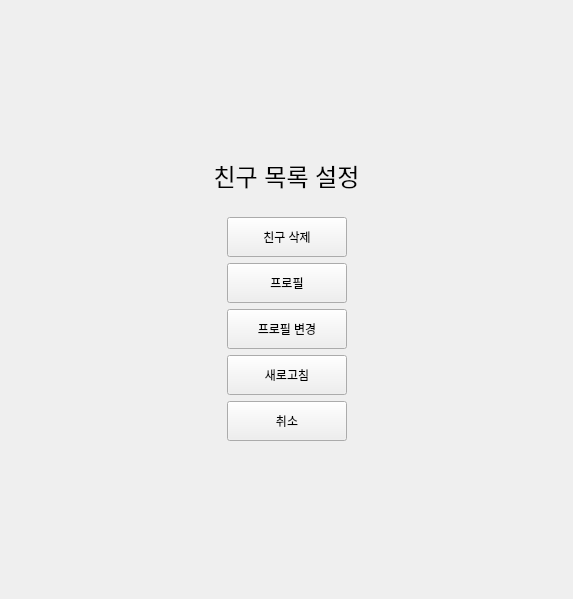
<?xml version="1.0" encoding="UTF-8"?>
<ui version="4.0">
 <class>Setting</class>
 <widget class="QWidget" name="Setting">
  <property name="geometry">
   <rect>
    <x>0</x>
    <y>0</y>
    <width>573</width>
    <height>599</height>
   </rect>
  </property>
  <property name="windowTitle">
   <string>Form</string>
  </property>
  <layout class="QVBoxLayout" name="verticalLayout_2">
   <item>
    <spacer name="verticalSpacer_2">
     <property name="orientation">
      <enum>Qt::Orientation::Vertical</enum>
     </property>
     <property name="sizeHint" stdset="0">
      <size>
       <width>20</width>
       <height>150</height>
      </size>
     </property>
    </spacer>
   </item>
   <item>
    <layout class="QHBoxLayout" name="horizontalLayout_2">
     <item>
      <widget class="QLabel" name="friendsettinglabel">
       <property name="text">
        <string>&lt;html&gt;&lt;head/&gt;&lt;body&gt;&lt;p align=&quot;center&quot;&gt;&lt;span style=&quot; font-size:18pt;&quot;&gt;친구 목록 설정&lt;/span&gt;&lt;/p&gt;&lt;/body&gt;&lt;/html&gt;</string>
       </property>
      </widget>
     </item>
    </layout>
   </item>
   <item>
    <spacer name="verticalSpacer_3">
     <property name="orientation">
      <enum>Qt::Orientation::Vertical</enum>
     </property>
     <property name="sizeHint" stdset="0">
      <size>
       <width>20</width>
       <height>20</height>
      </size>
     </property>
    </spacer>
   </item>
   <item>
    <layout class="QHBoxLayout" name="horizontalLayout">
     <item>
      <spacer name="horizontalSpacer_2">
       <property name="orientation">
        <enum>Qt::Orientation::Horizontal</enum>
       </property>
       <property name="sizeHint" stdset="0">
        <size>
         <width>40</width>
         <height>20</height>
        </size>
       </property>
      </spacer>
     </item>
     <item>
      <layout class="QVBoxLayout" name="verticalLayout">
       <item>
        <widget class="QPushButton" name="frienddeletBtn">
         <property name="minimumSize">
          <size>
           <width>120</width>
           <height>40</height>
          </size>
         </property>
         <property name="text">
          <string>친구 삭제</string>
         </property>
        </widget>
       </item>
       <item>
        <widget class="QPushButton" name="profileBtn">
         <property name="minimumSize">
          <size>
           <width>120</width>
           <height>40</height>
          </size>
         </property>
         <property name="text">
          <string>프로필</string>
         </property>
        </widget>
       </item>
       <item>
        <widget class="QPushButton" name="profilechangeBtn">
         <property name="minimumSize">
          <size>
           <width>120</width>
           <height>40</height>
          </size>
         </property>
         <property name="text">
          <string>프로필 변경</string>
         </property>
        </widget>
       </item>
       <item>
        <widget class="QPushButton" name="refreshBtn">
         <property name="minimumSize">
          <size>
           <width>0</width>
           <height>40</height>
          </size>
         </property>
         <property name="text">
          <string>새로고침</string>
         </property>
        </widget>
       </item>
       <item>
        <widget class="QPushButton" name="exitBtn">
         <property name="minimumSize">
          <size>
           <width>120</width>
           <height>40</height>
          </size>
         </property>
         <property name="text">
          <string>취소</string>
         </property>
        </widget>
       </item>
      </layout>
     </item>
     <item>
      <spacer name="horizontalSpacer">
       <property name="orientation">
        <enum>Qt::Orientation::Horizontal</enum>
       </property>
       <property name="sizeHint" stdset="0">
        <size>
         <width>40</width>
         <height>20</height>
        </size>
       </property>
      </spacer>
     </item>
    </layout>
   </item>
   <item>
    <spacer name="verticalSpacer">
     <property name="orientation">
      <enum>Qt::Orientation::Vertical</enum>
     </property>
     <property name="sizeHint" stdset="0">
      <size>
       <width>20</width>
       <height>150</height>
      </size>
     </property>
    </spacer>
   </item>
  </layout>
 </widget>
 <resources/>
 <connections/>
</ui>
